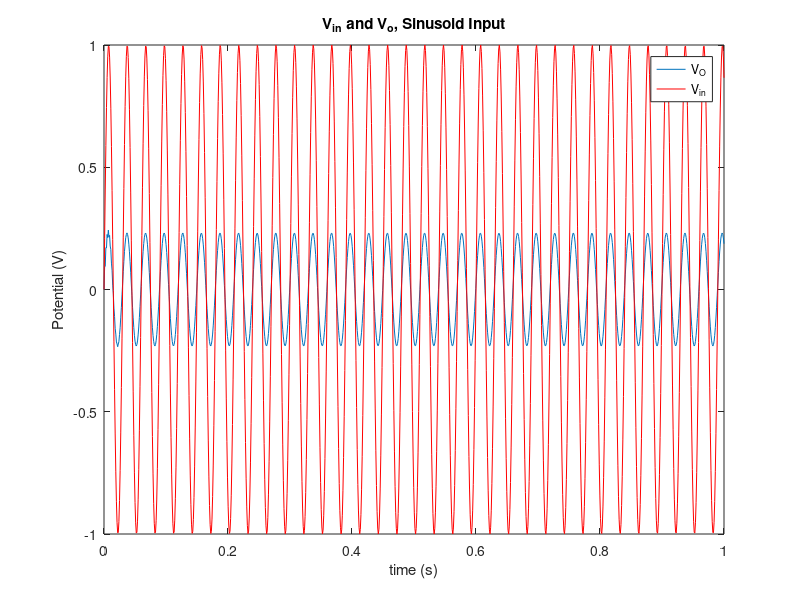

Here is the MATLAB script that generated this plot: (Note: this script raises an error after producing the figure.)

%% Assignment 4 Part 2
%Simulation of circuit response to Sinusois Function input

R0 = 1000;
R1 = 1;
R2 = 2;
R3 = 17.68;
R4 = 0.1;
C1 = 0.25;
L = 0.2;
a = 100;

G0 = 1/R0;
G1 = 1/R1;
G2 = 1/R2;
G3 = 1/R3;
G4 = 1/R4;

step = 1000;
iterations = 15;
t = linspace(0, 1, step);
dt = 1E-3;

V =  zeros(7 , 1);
Vs = zeros(1, step);
Vo = zeros(1, step);
V1 = zeros(1, step);
V2 = zeros(1, step);
V3 = zeros(1, step);
V4 = zeros(1, step);
IL = zeros(1, step);
I3 = zeros(1, step);

  % V1    V2     IL    V3    I3    V4    V0
G = [1    0      0     0     0     0     0;
    -G2   G1+G2 -1     0     0     0     0;
     0    1      0    -1     0     0     0;
     0    0     -1     G3    0     0     0;
     0    0      0     0    -a     1     0;
     0    0      0     G3   -1     0     0;
     0    0      0     0     0    -G4   G4+G0];

  % V1    V2     IL    V3    I3    V4    V0
C = [0    0      0     0     0     0     0;
    -C1   C1     0     0     0     0     0;
     0    0      -L    0     0     0     0;
     0    0      0     0     0     0     0;
     0    0      0     0     0     0     0;
     0    0      0     0     0     0     0;
     0    0      0     0     0     0     0 ];

f = 1/0.03;

for time = 1:step
Vs(time) = sin(2* pi * f * t(time));
F = [Vs(time)    0     0    0     0     0     0];
 for n = 1:iterations 
    V_prev = V;
    V = (C./dt + G)\(C.*V_prev./dt + F');
   
 end

    V1(time) = V(1, 1);
    V2(time) = V(2, 1);
    IL(time) = V(3, 1);
    V3(time) = V(4, 1);
    I3(time) = V(4, 1);
    V4(time) = V(6, 1);
    Vo(time) = V(7, 1);

end


plot (t, Vo);
hold on
plot (t, V1,'color','red');
title("V_{in} and V_{o}, Sinusoid Input")
legend('V_{O}','V_{in}')
xlabel('time (s)');
ylabel('Potential (V)');

fft_V1 = fft(V1.');
ffts_V1 = fftshift(fft_V1);

fft_Vo = fft(Vo.');
ffts_Vo = fftshift(fft_Vo);

nexttile
freq = linspace(-step/2,step/2,step);
plot (freq, (abs(ffts_V1)), 'r');
hold on
plot (freq, (abs(ffts_Vo)), 'b');

title("V_{in} and V_{o}, Frequency Domain")
legend('V_{O}','V_{in}')
ylabel('Potential (dB)');
xlabel('Frequency (Hz)');

grid on

